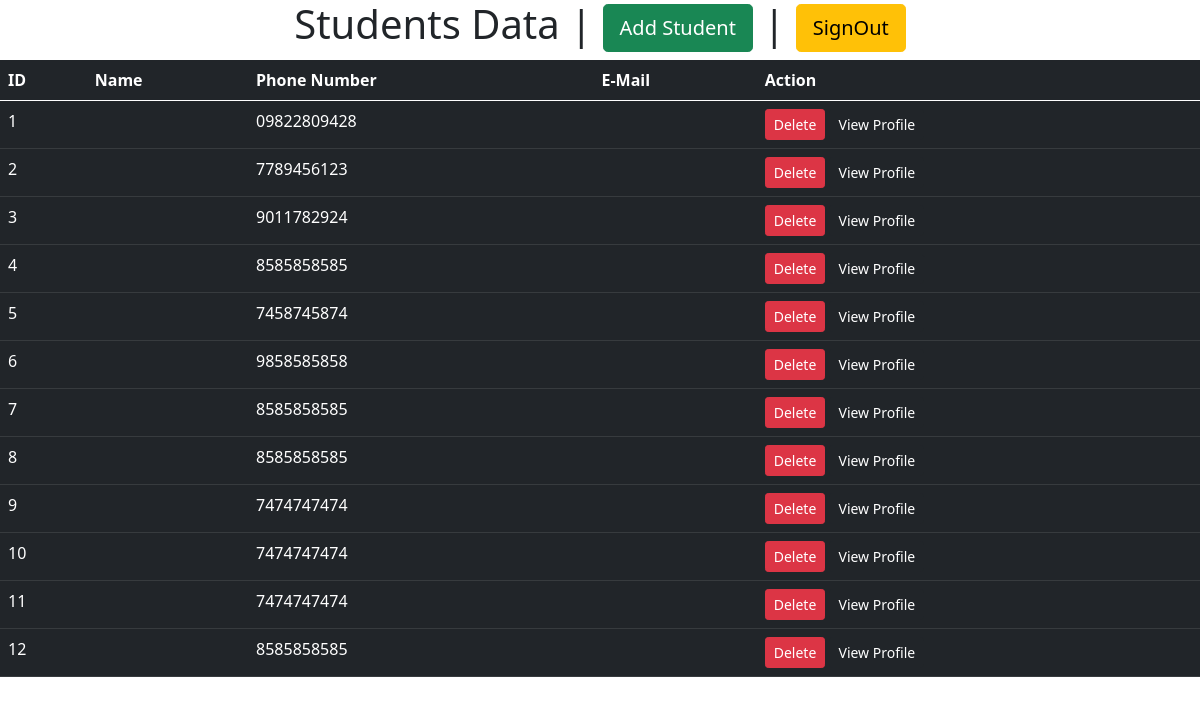
Page /abc/ (signed in) on the committed database.
### login/models.py (models this page shows, shortened)
class Student(models.Model):
    student_user = models.OneToOneField(User, related_name='student_user', on_delete=models.CASCADE)
    phone_number = models.CharField(max_length=10 , null=True)
    display_picture = models.ImageField(upload_to='displaypictures', null=True, default='default_profile_pic.png')
    is_approved = models.BooleanField(default=False)
    is_requested = models.BooleanField(default=True)

### login/views.py (the view)
# urls.py: 2. Add a URL to urlpatterns:  path('', views.home, name='home')
@login_required(login_url="/login/")
def home (request):
    s = Student.objects.all().values()
    users= None
    if request.user.is_superuser:
        users= User.objects.all()
    template = loader.get_template("index.html")
    context = {
        's' : s ,
        'users' : users
    }
    return HttpResponse (template.render(context, request))

### templates/index.html (shortened to what this page needs)
{% load static %}
<!doctype html>
<html lang="en">
  <head>
    <link href="{% static 'css/bootstrap.min.css' %}" rel="stylesheet">
  </head>
  <body>
 <div class="text-center">
        <h1>Students Data | <a href="{% url 'add-student' %}" class="btn btn-success btn-lg">Add Student</a> | {% if request.user %} <a class="btn btn-warning btn-lg" href="/signout">SignOut</a> {% endif %}</h1>
    </div>
  </body>
</html>
                <table class="table table-dark">
                    <thead>
                    <div class="text-center">
                        <tr>
                            <th>ID</th>
                            <th>Name</th>
                            <th>Phone Number</th>
                            <th>E-Mail</th>
                            <th>Action</th>
                        </tr>
                    </div>
                    </thead>
                    <tbody>
                            {% for e in s %}
                        <tr>
                            <td>{{forloop.counter}}</td>
                            <td>{{e.name}}</td>
                            <td>{{e.phone_number}}</td>
                            <td>{{e.email}}</td>
                            <td>
                              <a href="delete-student/{{e.id}}"  class="btn btn-danger btn-sm" >Delete</a>
                              <a href="update-student/{{e.id}}" class="btn btn-dark btn-sm">View Profile</a>
                            </td>
                        </tr>
                            {% endfor %}
                    </tbody>
                </table>

### rows in the picture
Student: phone_number "09822809428"
Student: phone_number "7789456123"
Student: phone_number "9011782924"
Student: phone_number "8585858585"
Student: phone_number "7458745874"
Student: phone_number "9858585858"
Student: phone_number "8585858585"
Student: phone_number "8585858585"
Student: phone_number "7474747474"
Student: phone_number "7474747474"
Student: phone_number "7474747474"
Student: phone_number "8585858585"
